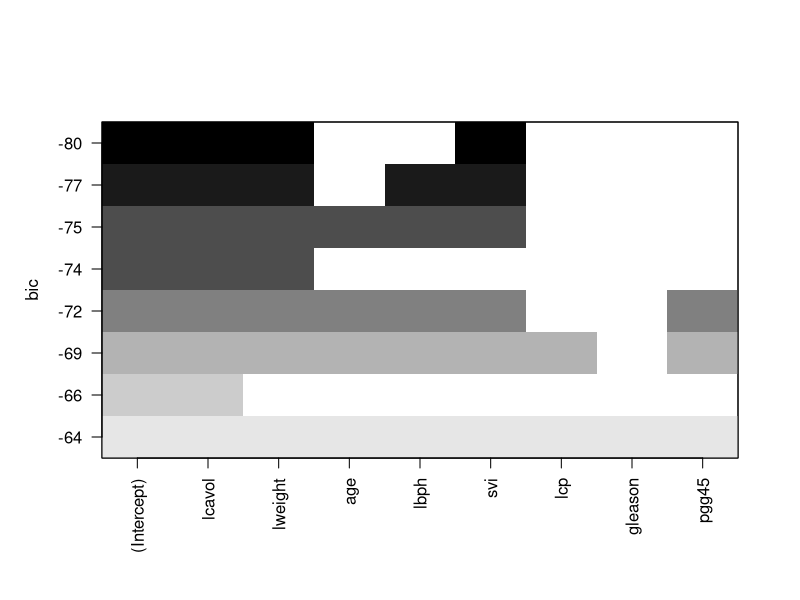
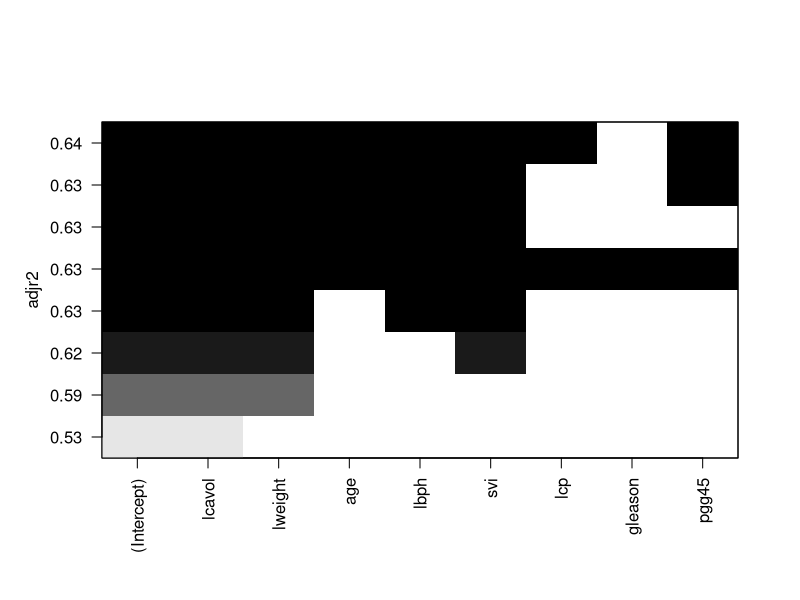

These figures' R source, in order:
# Model selection strategies
# Prostate Cancer 


# use the "prostate.data.txt" dataset
p.data <- read.table("prostate.data.txt", header=TRUE)

#The model selection software is in a package called "leaps".  Install as follows
install.packages("leaps")

#Make sure to load the package after it's been installed
library(leaps)

#First we'll run the function "regsubsets" that checks all possible models
# nvmax specifies the maximum number of predictor variables to include
# method="exhaustive" specifies that every possible model should be considered
result <- regsubsets(lpsa~.,data=p.data,nvmax=8,method="exhaustive")

summary(result)


#Get best possible model based on BIC
plot(result,scale="bic")

which.min(summary(result)$bic)
summary(result)$which[3,]

#Again based on adjusted R^2
plot(result,scale="adjr2")

which.max(summary(result)$adjr2)

summary(result)$which[7,]

#Forward selection
#Have to specify the "null" model.  i.e. a model with only an intercept
model.null <- lm(lpsa~1,data=p.data)
#Next, we specify the "full" model.  This includes all possible predictors
model.full <- lm(lpsa~.,data=p.data)

#Finally, the "step" function (defaults to AIC)
forward <- step(model.null, scope=list(lower=model.null, upper=model.full), direction="forward")
#Summary gives the best model from forward selection
summary(forward)

#Backward selection (can set trace=0 so no output appears from "step" function)
backward=step(model.full, direction="backward",trace=0)
summary(backward)

#The way we specify forward selection using BIC is a little bit weird...
# Have to specify a new parameter k=log(NROW(p.data)) (the log of the sample size)
forward.bic <- step(model.null, scope=list(lower=model.null, upper=model.full), 
                    direction="forward", k=log(NROW(p.data)))
summary(forward.bic)
